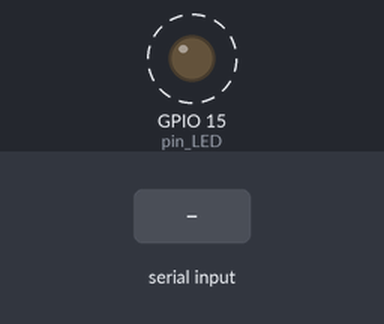
This sketch was run on a simulated ESP32. Parts: output pins drawn as LEDs (lit = HIGH). Dashed ring = blinking. The test bench sets the inputs (shaded band). What the sketch prints to the serial monitor is not drawn.

Above: at 0.3 s.
1.3 s: "1" received over the second serial link
Timing chart, 0 to 10.3 s (numbered marks = the images above; inputs shaded):
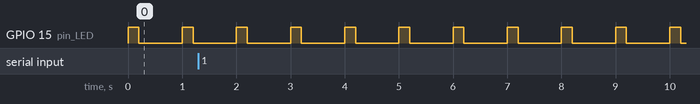

Measured:
- by itself, GPIO 15 (pin_LED): alternates HIGH for 0.20 s and LOW for 0.80 s

The sketch:

ESP32_Mini_S2_SerialPassthrough.ino
```cpp
#define pin_LED 15

void setup()
{
  pinMode(pin_LED, OUTPUT);
  Serial.begin(115200);
  Serial.println("ESP32 Mini S2 SerialPassthrough :-)");
  Serial1.begin(115200, SERIAL_8N1, 16, 18);  //, pin_RX, pin_TX
}

unsigned long iNow = 0;
unsigned long iTimeSend = 0;
#define TIME_SEND 5

unsigned int iCounter = 0;
void loop()
{
  iNow = millis();
  digitalWrite(pin_LED, (iNow%1000) < 200 ? HIGH : LOW);   // turn the LED on (HIGH is the voltage level)

  //int i = ( iNow /32)  % 256; Serial.println(i);

  if (Serial.available())  // If anything comes in Serial (USB),
  {
    Serial1.write(Serial.read());  // read it and send it out Serial1
  }

  if (Serial1.available()) // If anything comes in Serial1
  {
    char c = Serial1.read();
    Serial.write(c);  // read it and send it out Serial (USB)
    //if (c == 10){Serial.print(iNow); Serial.print(":\t");}
  }

  if (iTimeSend > iNow) return;
  iTimeSend = iNow + TIME_SEND;

  Serial1.print(iCounter++);
  Serial1.print("_");
  Serial1.print(iNow);
  Serial1.print("\t");
}
```
